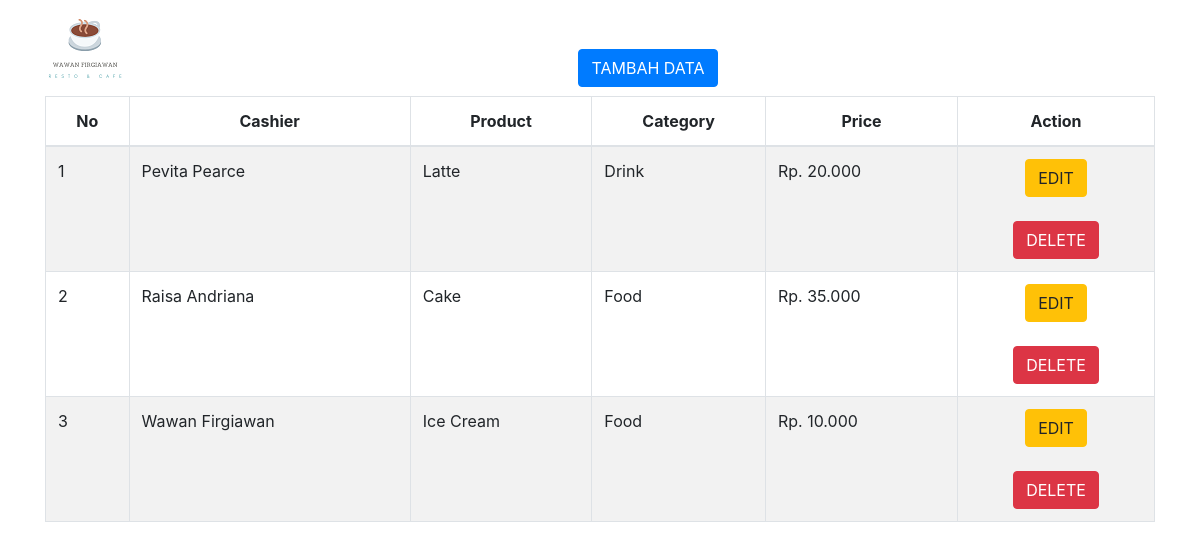
/6/index.php, run on the app's committed database.
### tables this page shows
CREATE TABLE `product` (
  `id` int(7) NOT NULL,
  `name` varchar(50) NOT NULL,
  `price` bigint(20) NOT NULL,
  `id_categori` int(7) NOT NULL,
  `id_cashier` int(7) NOT NULL
);

CREATE TABLE `cashier` (
  `id` int(7) NOT NULL,
  `name` varchar(50) NOT NULL
);

CREATE TABLE `category` (
  `id` int(7) NOT NULL,
  `name` varchar(50) NOT NULL
);

### 6/index.php (the view, shortened to what this page needs)
<?php include 'header.php'; ?>
<div class="navbar navbar-inverse set-radius-zero">
    <div class="container">
        <div class="navbar-header">
            <a class="navbar-brand" href="index.php">
                <img src="assets/img/logoku.png" />
            </a>
        </div>
        <div style="float: right; margin-top: 40px" class="navbar-header">
            <a class="btn btn-primary" href="tambah/tambah.php">
                TAMBAH DATA
                <br>
            </a>
        </div>
    </div>
</div>
<div class="content-wrapper">
    <div class="container">
        <div class="row">
            <div class="col-md-12">
                <div class="panel panel-default">
                    <div class="panel-body">
                        <div class="table-responsive">
                            <table class="table table-striped table-bordered table-hover">
                                <thead>
                                    <tr>
                                        <th>
                                            <center>No</center>
                                        </th>
                                        <th>
                                            <center>Cashier</center>
                                        </th>
                                        <th>
                                            <center>Product</center>
                                        </th>
                                        <th>
                                            <center>Category</center>
                                        </th>
                                        <th>
                                            <center>Price</center>
                                        </th>
                                        <th>
                                            <center>Action</center>
                                        </th>
                                    </tr>
                                </thead>
                                <tbody>
                                    <?php
                                    include 'koneksi.php';
                                    $sql = mysqli_query($con, "SELECT p.id as id, p.name as name, p.price as price, cy.name as categori, cr.name as cashier
                                    		from product as p
                                    		LEFT JOIN category as cy ON cy.id=p.id_categori
                                    		LEFT JOIN cashier as cr ON cr.id=p.id_cashier");
                                    $no = 1;
                                    foreach ($sql as $k) {
                                    ?>
                                        <tr>
                                            <td><?php echo $no++; ?></td>
                                            <td><?php echo $k['cashier']; ?></td>
                                            <td><?php echo $k['name']; ?></td>
                                            <td><?php echo $k['categori']; ?></td>
                                            <td><?php echo 'Rp. ' . number_format($k['price'], 0, ".", ".") ?></td>
                                            <td>
                                                <?php
                                                echo "<center><a href='edit/edit.php?id=$k[id]' class='btn btn-warning'><i class='icon-edit'></i>EDIT</a></center>";
                                                echo "<br>";
                                                echo "<center><a href='hapus/hapus_data.php?id=$k[id]' class='btn btn-danger'><i class='icon-edit'></i>DELETE</a></center>";
                                                ?>
                                            </td>
                                        </tr>
                                    <?php } ?>
                                </tbody>
                            </table>
                        </div>
                    </div>
                </div>
            </div>
        </div>
    </div>
    <?php include 'footer.php'; ?>

### 6/header.php (shortened to what this page needs)
<!DOCTYPE html>
<html>
<head>
    <link rel="stylesheet" type="text/css" href="bootstrap.min.css">
</head>
<body>

### 6/footer.php (shortened to what this page needs)
</body>
</html>

### data on the page
product: id_cashier.name "Pevita Pearce", name "Latte", id_categori.name "Drink", price "20.000"
product: id_cashier.name "Raisa Andriana", name "Cake", id_categori.name "Food", price "35.000"
product: id_cashier.name "Wawan Firgiawan", name "Ice Cream", id_categori.name "Food", price "10.000"
